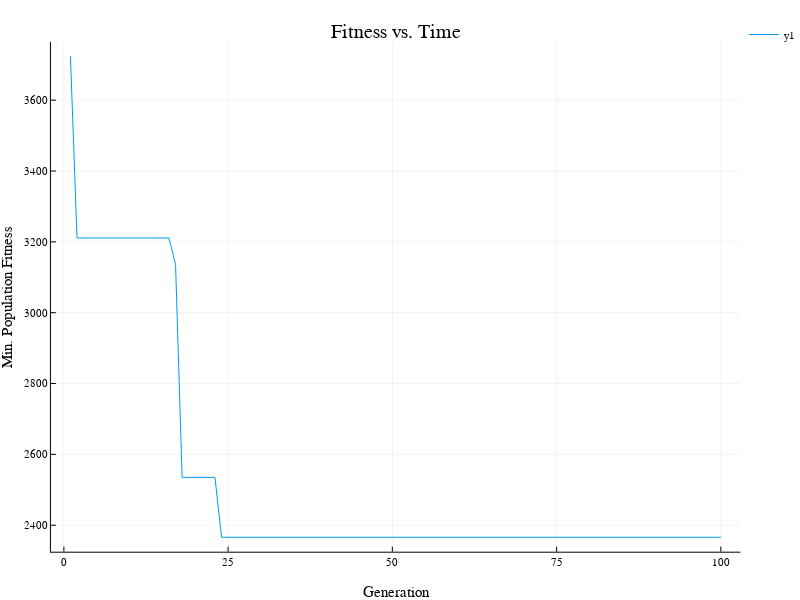

Notebook source saved alongside this figure:
### Code cell
fitness = plot(best_scores; title="Fitness vs. Time", xlabel="Generation", ylabel="Min. Population Fitness")

### Figure 1 — Plotly figure (JSON) as saved in the notebook; plotly's stock layout.template omitted (floating-point values rounded to 4 significant figures)
{"data": [{"colorbar": {"title": ""}, "hoverinfo": "text", "legendgroup": "y1", "line": {"color": "rgba(0, 154, 250, 1.000)", "dash": "solid", "shape": "linear", "width": 1}, "mode": "lines", "name": "y1", "showlegend": true, "text": [null, null, null, null, null, null, null, null, null, null, null, null, null, null, null, null, null, null, null, null, null, null, null, null, null, null, null, null, null, null, null, null, null, null, null, null, null, null, null, null, null, null, null, null, null, null, null, null, null, null, null, null, null, null, null, null, null, null, null, null, null, null, null, null, null, null, null, null, null, null, null, null, null, null, null, null, null, null, null, null, null, null, null, null, null, null, null, null, null, null, null, null, null, null, null, null, null, null, null, null], "type": "scatter", "x": [1, 2, 3, 4, 5, 6, 7, 8, 9, 10, 11, 12, 13, 14, 15, 16, 17, 18, 19, 20, 21, 22, 23, 24, 25, 26, 27, 28, 29, 30, 31, 32, 33, 34, 35, 36, 37, 38, 39, 40, 41, 42, 43, 44, 45, 46, 47, 48, 49, 50, 51, 52, 53, 54, 55, 56, 57, 58, 59, 60, 61, 62, 63, 64, 65, 66, 67, 68, 69, 70, 71, 72, 73, 74, 75, 76, 77, 78, 79, 80, 81, 82, 83, 84, 85, 86, 87, 88, 89, 90, 91, 92, 93, 94, 95, 96, 97, 98, 99, 100], "xaxis": "x1", "y": [3724, 3211, 3211, 3211, 3211, 3211, 3211, 3211, 3211, 3211, 3211, 3211, 3211, 3211, 3211, 3211, 3136, 2535, 2535, 2535, 2535, 2535, 2535, 2366, 2366, 2366, 2366, 2366, 2366, 2366, 2366, 2366, 2366, 2366, 2366, 2366, 2366, 2366, 2366, 2366, 2366, 2366, 2366, 2366, 2366, 2366, 2366, 2366, 2366, 2366, 2366, 2366, 2366, 2366, 2366, 2366, 2366, 2366, 2366, 2366, 2366, 2366, 2366, 2366, 2366, 2366, 2366, 2366, 2366, 2366, 2366, 2366, 2366, 2366, 2366, 2366, 2366, 2366, 2366, 2366, 2366, 2366, 2366, 2366, 2366, 2366, 2366, 2366, 2366, 2366, 2366, 2366, 2366, 2366, 2366, 2366, 2366, 2366, 2366, 2366], "yaxis": "y1", "zmax": 0.1, "zmin": -0.1}], "layout": {"annotations": [{"font": {"color": "rgba(0, 0, 0, 1.000)", "family": "sans-serif", "size": 20}, "rotation": 0, "showarrow": false, "text": "Fitness vs. Time", "x": 0.5318, "xanchor": "center", "xref": "paper", "y": 1, "yanchor": "top", "yref": "paper"}], "height": 600, "legend": {"bgcolor": "rgba(255, 255, 255, 1.000)", "bordercolor": "rgba(0, 0, 0, 1.000)", "font": {"color": "rgba(0, 0, 0, 1.000)", "family": "sans-serif", "size": 11}, "tracegroupgap": 0, "x": 1, "y": 1}, "margin": {"b": 20, "l": 0, "r": 0, "t": 20}, "paper_bgcolor": "rgba(255, 255, 255, 1.000)", "plot_bgcolor": "rgba(255, 255, 255, 1.000)", "showlegend": true, "width": 800, "xaxis": {"anchor": "y1", "domain": [0.06846, 0.9951], "gridcolor": "rgba(0, 0, 0, 0.100)", "gridwidth": 0.5, "linecolor": "rgba(0, 0, 0, 1.000)", "mirror": false, "range": [-1.97, 103.0], "showgrid": true, "showline": true, "showticklabels": true, "tickangle": 0, "tickcolor": "rgb(0, 0, 0)", "tickfont": {"color": "rgba(0, 0, 0, 1.000)", "family": "sans-serif", "size": 11}, "tickmode": "array", "ticks": "inside", "ticktext": ["0", "25", "50", "75", "100"], "tickvals": [0, 25, 50, 75, 100], "title": "Generation", "titlefont": {"color": "rgba(0, 0, 0, 1.000)", "family": "sans-serif", "size": 15}, "type": "-", "visible": true, "zeroline": false, "zerolinecolor": "rgba(0, 0, 0, 1.000)"}, "yaxis": {"anchor": "x1", "domain": [0.05054, 0.961], "gridcolor": "rgba(0, 0, 0, 0.100)", "gridwidth": 0.5, "linecolor": "rgba(0, 0, 0, 1.000)", "mirror": false, "range": [2325.0, 3765.0], "showgrid": true, "showline": true, "showticklabels": true, "tickangle": 0, "tickcolor": "rgb(0, 0, 0)", "tickfont": {"color": "rgba(0, 0, 0, 1.000)", "family": "sans-serif", "size": 11}, "tickmode": "array", "ticks": "inside", "ticktext": ["2400", "2600", "2800", "3000", "3200", "3400", "3600"], "tickvals": [2400, 2600, 2800, 3000, 3200, 3400, 3600], "title": "Min. Population Fitness", "titlefont": {"color": "rgba(0, 0, 0, 1.000)", "family": "sans-serif", "size": 15}, "type": "-", "visible": true, "zeroline": false, "zerolinecolor": "rgba(0, 0, 0, 1.000)"}}}
